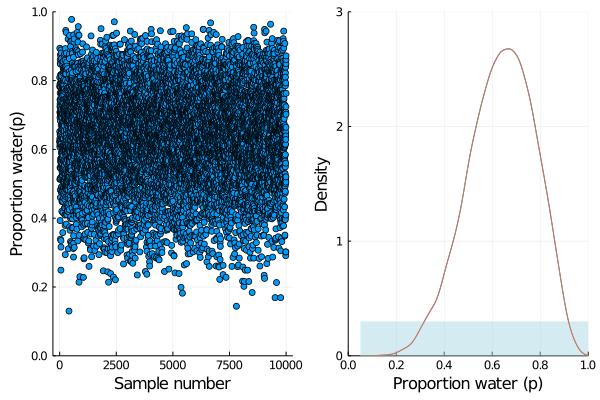

This figure's Julia source:
# Fig3.1s.jl

using DrWatson
@quickactivate "StatisticalRethinkingStan"
using StatisticalRethinking

# snippet 3.2

p_grid = range(0, step=0.001, stop=1)
prior = ones(length(p_grid))
likelihood = [pdf(Binomial(9, p), 6) for p in p_grid]
posterior = likelihood .* prior
posterior = posterior / sum(posterior)
samples = sample(p_grid, Weights(posterior), length(p_grid));
samples[1:5]

# snippet 3.3
# Draw 10000 samples from this posterior distribution

N = 10000
samples2 = sample(p_grid, Weights(posterior), N);

# Store samples in an MCMCChains.Chains object. 

chn = MCMCChains.Chains(reshape(samples2, N, 1, 1), ["toss"]);

# Describe the chain

chn |> display

# Plot the chain

p1 = plot(chn)

# snippet 3.4

# Create a vector to hold the plots so we can later combine them

p1 = scatter(samples2, ylim=(0, 1), xlab="Sample number",
  ylab="Proportion water(p)", leg=false)
p2 = density(samples2, xlim=(0.0, 1.0), ylim=(0.0, 3.0), xlab="Proportion water (p)",
  ylab="Density", leg=false)
p2 = density!(samples2, fillrange=(0.0, 0.3), fill=(0.5, :lightblue))
plot(p1, p2, layout=(1,2))
savefig(plotsdir("03", "Fig3.1s.png"))

# End of Fig3.1s.jl